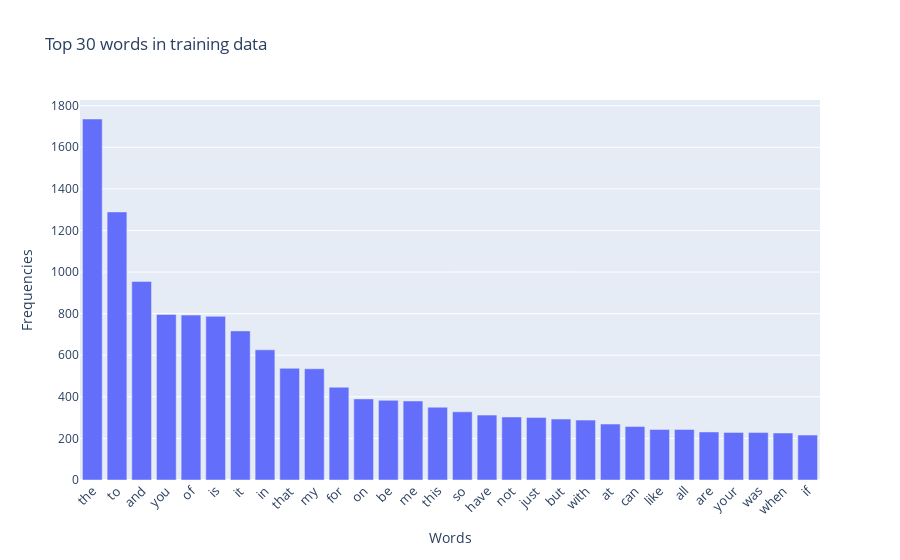
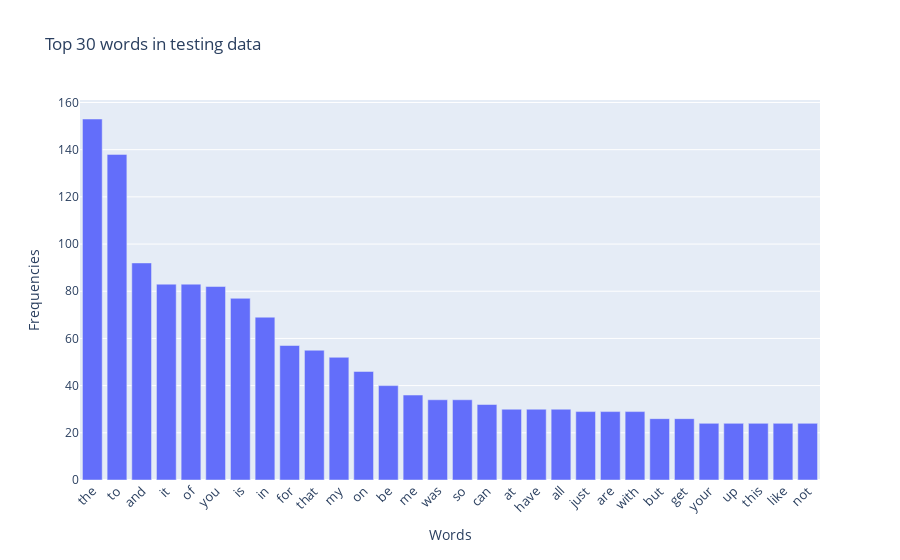

The cell these charts' notebook holds for them, in order:
### Code cell
# Answer here
# find tran_df and test_df 中, 前 30 個常出現的 word

from sklearn.feature_extraction.text import CountVectorizer
import numpy as np

# 先確認一下 data
# print(type(train_df['text'][0]))
# print((train_df['text'][0]))

# 建立 feature matrix
train_count = CountVectorizer()
test_count = CountVectorizer()
train_feature_matrix = train_count.fit_transform(train_df['text'])
test_feature_matrix = test_count.fit_transform(test_df['text'])

# print(train_feature_matrix[0])

# 算 frequency
train_frequency = np.asarray(train_feature_matrix.sum(axis=0))[0]
test_frequency = np.asarray(test_feature_matrix.sum(axis=0))[0]

# 取出前 30 個常出現的 word 的 index
train_top_30 = np.argsort(train_frequency)[::-1][:30]
test_top_30 = np.argsort(test_frequency)[::-1][:30]

# 找出對應的 word
train_top_30_word = train_count.get_feature_names_out()[train_top_30]
test_top_30_word  = test_count.get_feature_names_out()[test_top_30]

# 找出對應的 frequency
train_top_30_frequency = train_frequency[train_top_30]
test_top_30_frequency = test_frequency[test_top_30]

print("train_top_30_word: ", train_top_30_word)
print("train_top_30_frequency: ", train_top_30_frequency)
print("test_top_30_word: ", test_top_30_word)
print("test_top_30_frequency: ", test_top_30_frequency)

# ploty 作圖
import plotly.graph_objects as go
fig = go.Figure()
fig.add_trace(go.Bar(
    x=train_top_30_word,
    y=train_top_30_frequency,
))
fig.update_layout(
    xaxis=dict(
        tickangle=-45,
        tickfont=dict(size=13)),
    
    title="Top 30 words in training data",
    xaxis_title="Words",
    yaxis_title="Frequencies"
)
fig.show()

fig = go.Figure()
fig.add_trace(go.Bar(
    x=test_top_30_word,
    y=test_top_30_frequency,
))
fig.update_layout(
    xaxis=dict(
        tickangle=-45,
        tickfont=dict(size=13)),
    
    title="Top 30 words in testing data",
    xaxis_title="Words",
    yaxis_title="Frequencies"
)
fig.show()

### Figure 1 — Plotly figure (JSON) as saved in the notebook; plotly's stock layout.template omitted (floating-point values rounded to 4 significant figures)
{"data": [{"type": "bar", "x": ["the", "to", "and", "you", "of", "is", "it", "in", "that", "my", "for", "on", "be", "me", "this", "so", "have", "not", "just", "but", "with", "at", "can", "like", "all", "are", "your", "was", "when", "if"], "y": [1736, 1289, 955, 796, 793, 787, 717, 626, 537, 535, 446, 390, 383, 380, 350, 328, 312, 303, 301, 293, 288, 269, 257, 243, 243, 231, 229, 228, 226, 216]}], "layout": {"title": {"text": "Top 30 words in training data"}, "xaxis": {"tickangle": -45, "tickfont": {"size": 13}, "title": {"text": "Words"}}, "yaxis": {"title": {"text": "Frequencies"}}}}

### Figure 2 — Plotly figure (JSON) as saved in the notebook; plotly's stock layout.template omitted (floating-point values rounded to 4 significant figures)
{"data": [{"type": "bar", "x": ["the", "to", "and", "it", "of", "you", "is", "in", "for", "that", "my", "on", "be", "me", "was", "so", "can", "at", "have", "all", "just", "are", "with", "but", "get", "your", "up", "this", "like", "not"], "y": [153, 138, 92, 83, 83, 82, 77, 69, 57, 55, 52, 46, 40, 36, 34, 34, 32, 30, 30, 30, 29, 29, 29, 26, 26, 24, 24, 24, 24, 24]}], "layout": {"title": {"text": "Top 30 words in testing data"}, "xaxis": {"tickangle": -45, "tickfont": {"size": 13}, "title": {"text": "Words"}}, "yaxis": {"title": {"text": "Frequencies"}}}}
